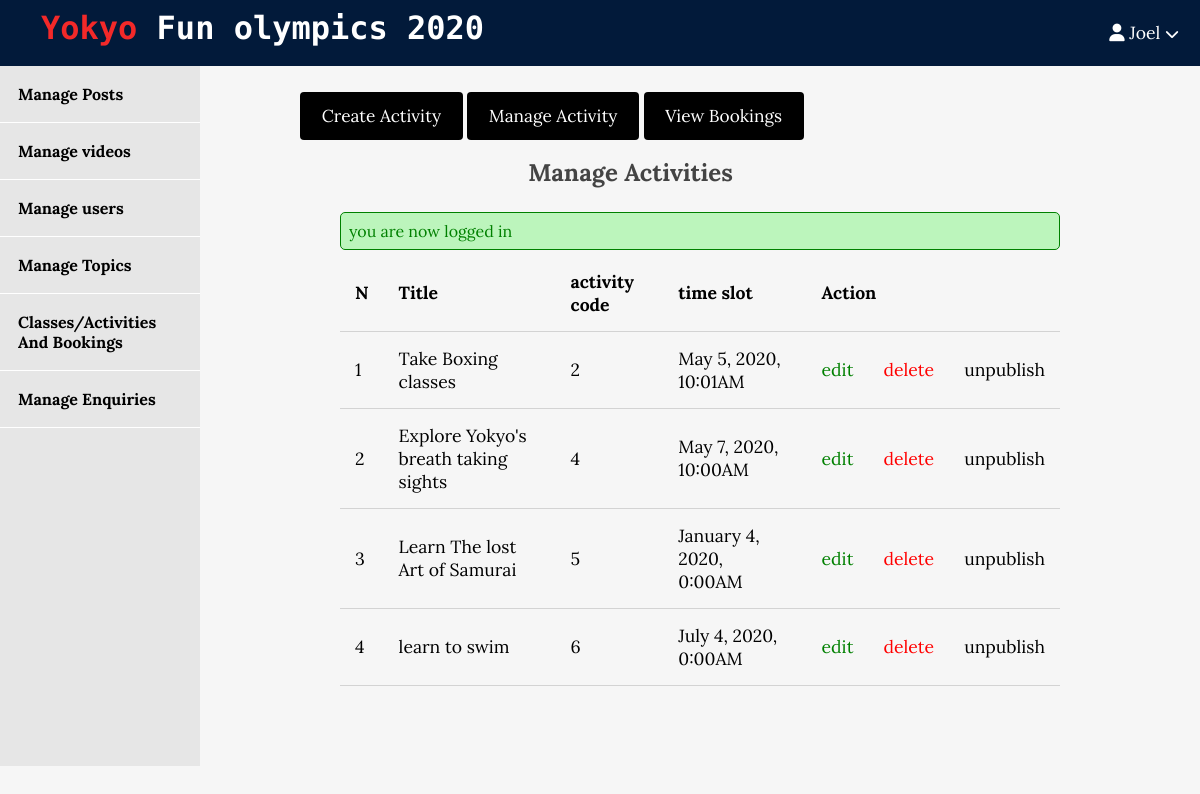
/admin/activities/index.php (signed in), run on the app's committed database.
### tables this page shows
CREATE TABLE `activities` (
  `id` int(11) NOT NULL,
  `user_id` int(11) NOT NULL,
  `topic_id` int(11) DEFAULT NULL,
  `title` varchar(255) NOT NULL,
  `image` varchar(255) NOT NULL,
  `body` text NOT NULL,
  `slot` datetime DEFAULT NULL,
  `published` tinyint(4) NOT NULL,
  `created_at` datetime NOT NULL DEFAULT current_timestamp()
);

### app/database/db.php (called while the page is built, shortened)
<?php
 require('connect.php');
function selectAll($table, $conditions = [])
{
 global $conn;
    $sql = "SELECT * FROM $table ";
    if (empty($conditions)){
    $stmt = $conn -> prepare($sql);
    $stmt->execute();
    $records = $stmt->get_result()->fetch_all(MYSQLI_ASSOC);
   return $records;
    }
}

### app/controllers/activities.php (called while the page is built, shortened)
<?php
include(ROOT_PATH . "/app/database/db.php");
$table = 'activities';
$activities = selectAll($table);

### admin/activities/index.php (the view, shortened to what this page needs)
<?php include(ROOT_PATH . "/app/controllers/activities.php");
?>
<!DOCTYPE html>
<html lang="en">
<head>
<link rel="stylesheet" href="../../assets/css/style.css">
   <link rel="stylesheet" href="../../assets/css/admin.css">
</head>
<body>
<?php include(ROOT_PATH . "/app/includes/adminHeader.php"); ?>
    <div class="admin-wrapper">
<?php include(ROOT_PATH . "/app/includes/adminSidebar.php"); ?>
<div class="admin-content">
    <div class="button-group">
<a href="create.php" class="btn btn-big">Create Activity</a>
<a href="index.php" class="btn btn-big"> Manage Activity</a>
<a href="../booking/index.php" class="btn btn-big"> View Bookings</a>
    </div>
    <div class="content">
        <h2 class="page-title"><b> Manage Activities</b></h2>
        <?php include(ROOT_PATH . "/app/includes/messages.php"); ?>        <table>
            <th>N</th>
            <th>Title</th>
            <th>activity code</th>
            <th>time slot</th>
            <th colspan="3">Action </th>
            </head>
            <tbody>
<?php foreach ($activities as $key => $activity): ?>
                <tr>
                    <td><?php echo $key + 1; ?></td>
                    <td> <?php echo $activity['title']?></td>
                   <td> <?php echo $activity['id']?></td>
                    <td> <?php echo date ('F j, Y, G:iA', strtotime($activity['slot'])); ?></td>
                    <td><a href="edit.php?id=<?php echo $activity['id']; ?>" class="edit">edit</a></td>
                    <td><a href="edit.php?delete_id=<?php echo $activity['id']; ?>" class="delete">delete</a></td>
                    <?php if ($activity['published']): ?>
                    <td><a href="edit.php?published=0&p_id=<?php echo $activity['id']?>" class="unpublish">unpublish</a></td>
                    <?php else: ?>
                        <td><a href="edit.php?published=1&p_id=<?php echo $activity['id']?>" class="publish">publish</a></td>
                    <?php endif; ?>
                </tr>
<?php endforeach; ?>
            </tbody>
        </table>
    </div>
</div>
</div>
</html>

### assets/css/style.css (style rules this page uses)
* { box-sizing: border-box }
body { padding: 0px; margin: 0px; background:#f6f6f6; font-family: 'lora', serif; }
h1, h2, h3, h4, h5, h6 { font-family:'lora', serif; color: #444; margin: 5px; }
a { text-decoration: none; color: inherit; }
.btn { padding: .5rem 1rem; background:black; color: white; border: 1px solid transparent; border-radius: .25rem; font-size: 1.08em; font-family:'lora', serif; }
.btn-big { padding: .7em 1.3rem; line-height: 1.3rem; }
.content { width: 90%; margin: 30px auto 30px; }

### assets/css/admin.css (style rules this page uses)
.admin-wrapper { display: flex; height: 700px; }
.admin-wrapper .admin-content { flex: 8; height: 100%; background: rgba(254, 255, 255, 0); padding: 40px 100px 100px; overflow-y: scroll; }
.admin-content .page-title { text-align: center; margin-right: 20%; margin-bottom: 1.5rem; }
table { width:100%; border-collapse: collapse; font-size: 1.1rem; }
th, td { padding: 15px; text-align: left; border-bottom: 1px solid #d3d3d3; }
.edit { color: green; }
.delete { color: red; }

### data on the page
activities: title "Take Boxing classes", id "2", slot "May 5, 2020, 10:01AM"
activities: title "Explore Yokyo's breath taking sights", id "4", slot "May 7, 2020, 10:00AM"
activities: title "Learn The lost Art of Samurai", id "5", slot "January 4, 2020, 0:00AM"
activities: title "learn to swim", id "6", slot "July 4, 2020, 0:00AM"

### other printed values
$_SESSION['username'] "Joel"
$_SESSION['message'] "you are now logged in"
